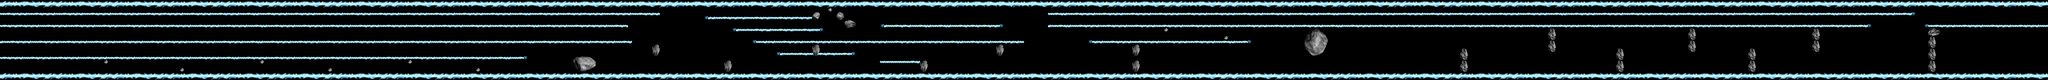

This game map was drawn from its Tiled (.tmx) file and the tilesets committed beside it. A one-line description and the trimmed map source follow:
An orthogonal 512x20 tile map with 16x16 px tiles, 2 tile layers (walls, hazards), 1 hidden layer not drawn.

<map version="1.0" orientation="orthogonal" width="512" height="20" tilewidth="16" tileheight="16">
 <tileset firstgid="1" name="reversePolarity Full" tilewidth="16" tileheight="16">
  <image source="reversePolarity Full.png" width="960" height="320" />
 </tileset>
 <layer name="background" width="512" height="20" visible="0">
  <data>[10240 cells, 10240 non-empty, 324 distinct tile ids]</data>
 </layer>
 <layer name="walls" width="512" height="20">
  <data>[10240 cells, 3676 non-empty, 82 distinct tile ids]</data>
 </layer>
 <layer name="hazards" width="512" height="20">
  <data>[10240 cells, 215 non-empty, 81 distinct tile ids]</data>
 </layer>
</map>
